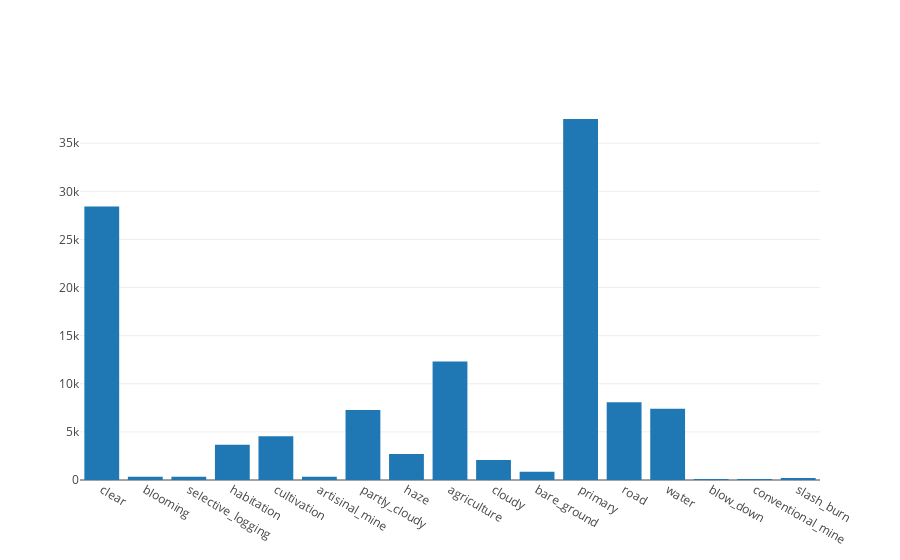

The cell this chart's notebook holds for it:
### Code cell
plot_tags_distribution(df_train)

### Figure 1 — Plotly figure (JSON) as saved in the notebook; plotly's stock layout.template omitted (floating-point values rounded to 4 significant figures)
{"data": [{"type": "bar", "x": ["clear", "blooming", "selective_logging", "habitation", "cultivation", "artisinal_mine", "partly_cloudy", "haze", "agriculture", "cloudy", "bare_ground", "primary", "road", "water", "blow_down", "conventional_mine", "slash_burn"], "y": [28431, 332, 340, 3660, 4547, 339, 7261, 2697, 12315, 2089, 862, 37513, 8071, 7411, 101, 100, 209]}], "layout": {}}
